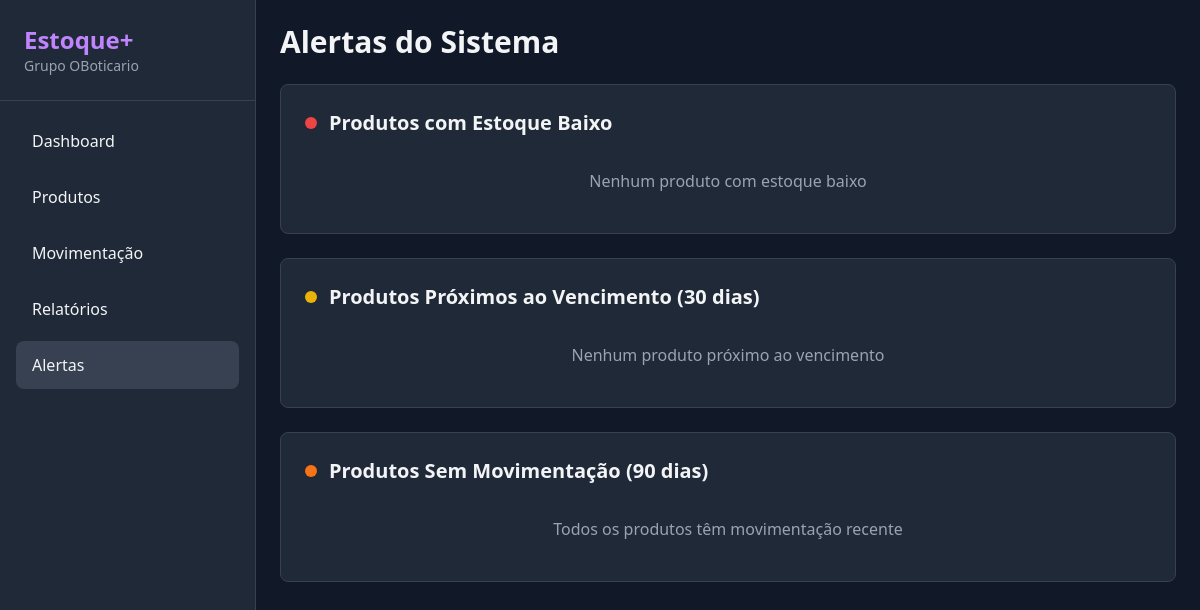
/alertas, run on an earlier commit of the app's database.
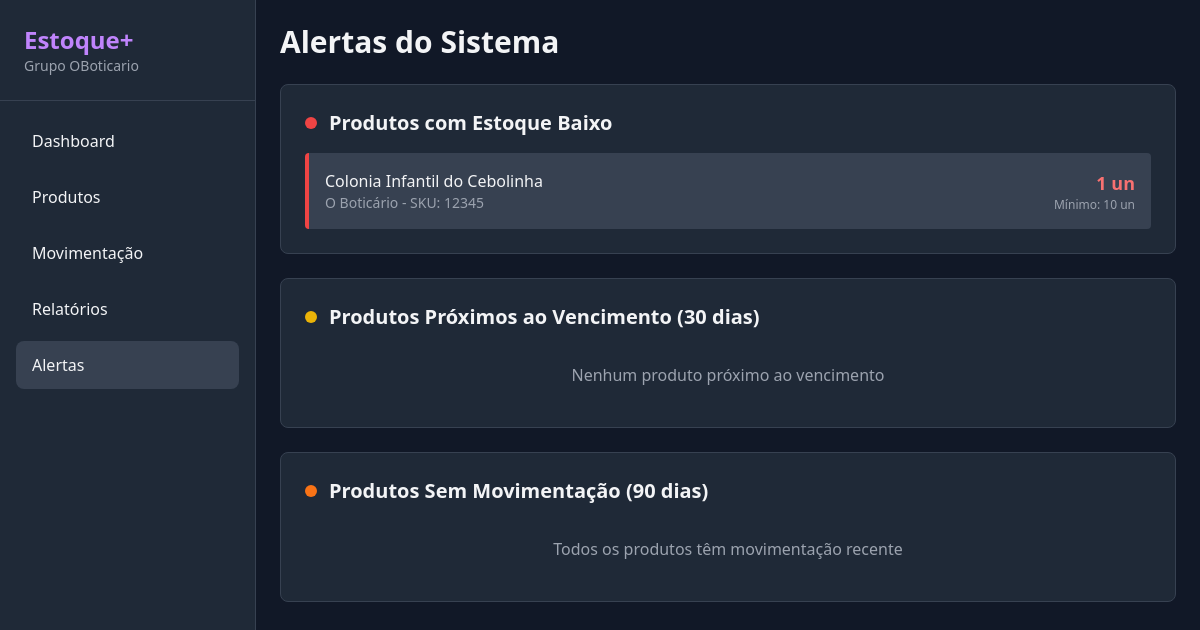
And on a later commit of the database.
### flask-app/models.py (models this page shows, shortened)
class Produto(db.Model):
    __tablename__ = 'produtos'
    id = db.Column(db.Integer, primary_key=True)
    nome = db.Column(db.String(200), nullable=False)
    sku = db.Column(db.String(50), unique=True, nullable=False)
    marca_id = db.Column(db.Integer, db.ForeignKey('marcas.id'), nullable=False)
    categoria = db.Column(db.String(100))
    tipo_produto = db.Column(db.String(50))  # perfume, creme, maquiagem
    preco_custo = db.Column(db.Float, nullable=False)
    preco_venda = db.Column(db.Float, nullable=False)
    quantidade_estoque = db.Column(db.Integer, default=0)
    estoque_minimo = db.Column(db.Integer, default=10)
    concentracao = db.Column(db.String(100))
    subfamilias = db.Column(db.String(200))
    ocasiao = db.Column(db.String(100))
    tipo_pele = db.Column(db.String(100))
    acao_resultado = db.Column(db.String(200))
    textura = db.Column(db.String(100))
    cobertura = db.Column(db.String(100))
    fundo_cor = db.Column(db.String(100))
    tonalidade = db.Column(db.String(100))
    linha = db.Column(db.String(100))
    propriedades = db.Column(db.String(200))
    detalhes = db.Column(db.Text)
    ingredientes = db.Column(db.Text)
    como_usar = db.Column(db.Text)
    movimentacoes = db.relationship('Movimentacao', backref='produto', lazy=True)

class Marca(db.Model):
    __tablename__ = 'marcas'
    id = db.Column(db.Integer, primary_key=True)
    nome = db.Column(db.String(100), unique=True, nullable=False)
    produtos = db.relationship('Produto', backref='marca', lazy=True)

### flask-app/app.py (the view)
@app.route('/alertas')
def alertas():
    estoque_baixo = Produto.query.filter(
        Produto.quantidade_estoque <= Produto.estoque_minimo
    ).all()
    data_limite = datetime.now().date() + timedelta(days=30)
    proximos_vencimento = Movimentacao.query.filter(
        Movimentacao.validade != None,
        Movimentacao.validade <= data_limite
    ).all()
    data_limite_mov = datetime.now() - timedelta(days=90)
    produtos_sem_mov = Produto.query.filter(
        ~Produto.movimentacoes.any(Movimentacao.data >= data_limite_mov)
    ).all()
    return render_template('alertas.html',
                         estoque_baixo=estoque_baixo,
                         proximos_vencimento=proximos_vencimento,
                         produtos_sem_mov=produtos_sem_mov)

### flask-app/templates/alertas.html (shortened to what this page needs)
{% extends "base.html" %}
{% block content %}
<h1 class="text-3xl font-bold mb-6">Alertas do Sistema</h1>
<div class="bg-gray-800 rounded-lg p-6 border border-gray-700 mb-6">
    <h2 class="text-xl font-bold mb-4 flex items-center">
        <span class="w-3 h-3 bg-red-500 rounded-full mr-3"></span>
        Produtos com Estoque Baixo
    </h2>
    <div class="space-y-3">
        {% for produto in estoque_baixo %}
        <div class="flex justify-between items-center p-4 bg-gray-700 rounded border-l-4 border-red-500">
            <div>
                <p class="font-medium">{{ produto.nome }}</p>
                <p class="text-sm text-gray-400">{{ produto.marca.nome }} - SKU: {{ produto.sku }}</p>
            </div>
            <div class="text-right">
                <p class="text-red-400 font-bold text-lg">{{ produto.quantidade_estoque }} un</p>
                <p class="text-xs text-gray-400">Mínimo: {{ produto.estoque_minimo }} un</p>
            </div>
        </div>
        {% endfor %}
        {% if not estoque_baixo %}
        <p class="text-gray-400 text-center py-4">Nenhum produto com estoque baixo</p>
        {% endif %}
    </div>
</div>
<div class="bg-gray-800 rounded-lg p-6 border border-gray-700 mb-6">
    <h2 class="text-xl font-bold mb-4 flex items-center">
        <span class="w-3 h-3 bg-yellow-500 rounded-full mr-3"></span>
        Produtos Próximos ao Vencimento (30 dias)
    </h2>
    <div class="space-y-3">
        {% if not proximos_vencimento %}
        <p class="text-gray-400 text-center py-4">Nenhum produto próximo ao vencimento</p>
        {% endif %}
    </div>
</div>
<div class="bg-gray-800 rounded-lg p-6 border border-gray-700">
    <h2 class="text-xl font-bold mb-4 flex items-center">
        <span class="w-3 h-3 bg-orange-500 rounded-full mr-3"></span>
        Produtos Sem Movimentação (90 dias)
    </h2>
    <div class="space-y-3">
        {% if not produtos_sem_mov %}
        <p class="text-gray-400 text-center py-4">Todos os produtos têm movimentação recente</p>
        {% endif %}
    </div>
</div>
{% endblock %}

What changed in the data, as far as the page shows it:
added Produto: nome "Colonia Infantil do Cebolinha", marca.nome "O Boticário", sku "12345", quantidade_estoque "1", estoque_minimo "10"
Also different on the page:
text no longer shown: "Nenhum produto com estoque baixo"
